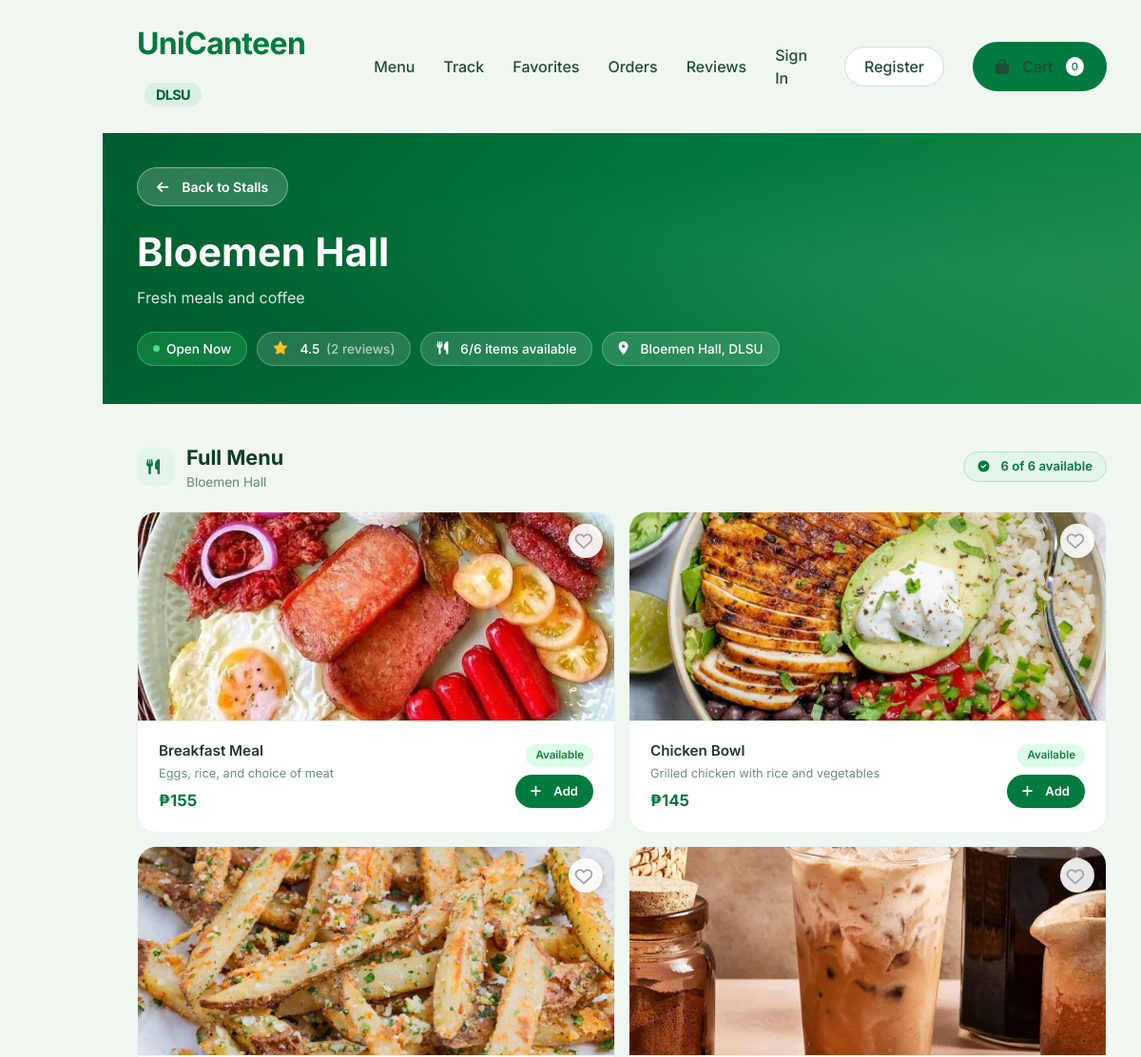
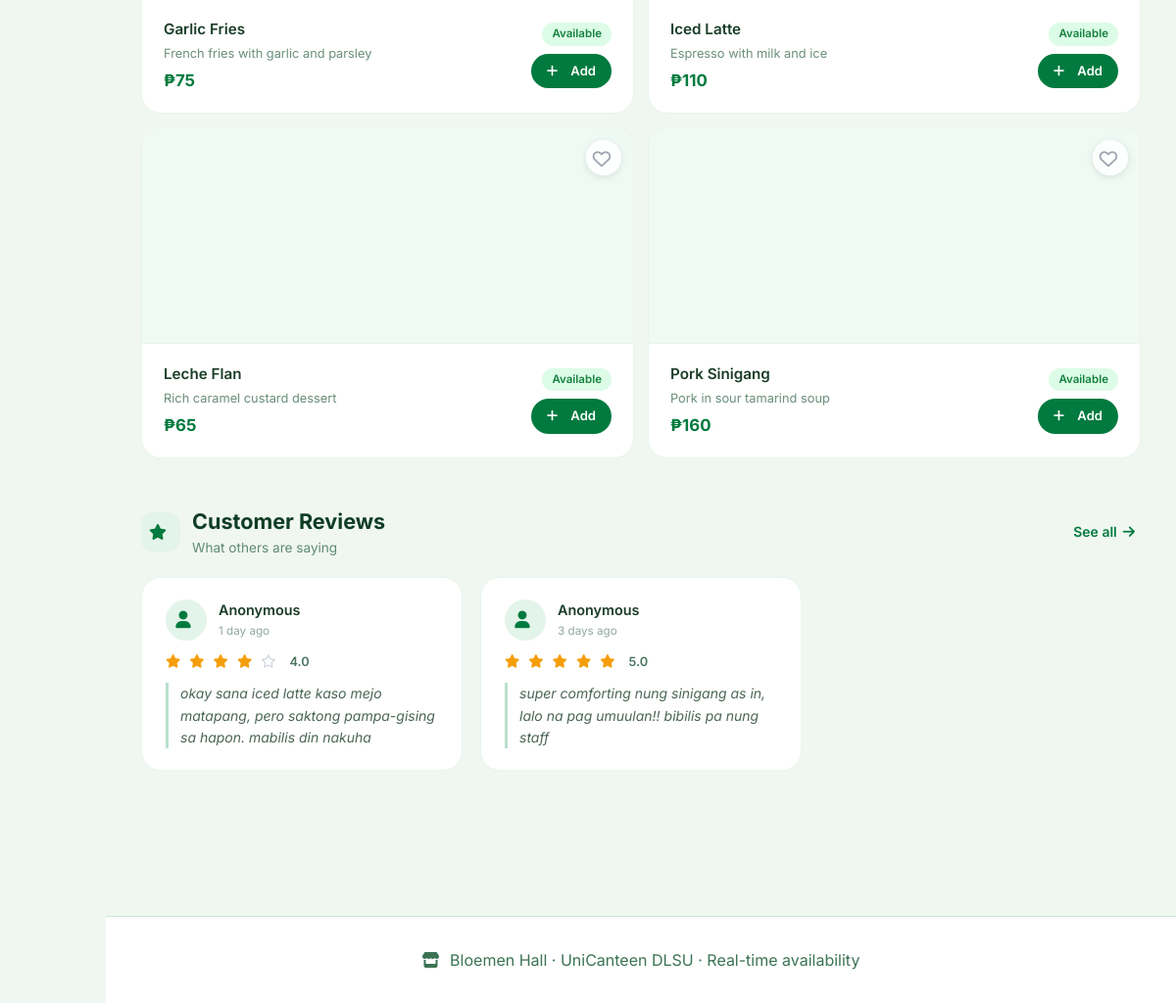
/frontend/restaurant.php?id=1, run on the app's committed database (2 pictures, top to bottom).
### tables this page shows
CREATE TABLE Restaurants (
    ID INT PRIMARY KEY AUTO_INCREMENT,
    name VARCHAR(60) NOT NULL,
    address VARCHAR(100),
    description TEXT,
    logo_url VARCHAR(255),
    owner_ID INT,
    is_open BOOLEAN DEFAULT TRUE,
    created_at TIMESTAMP DEFAULT CURRENT_TIMESTAMP,
    FOREIGN KEY (owner_ID) REFERENCES Users(ID)
);

CREATE TABLE Items (
    ID INT PRIMARY KEY AUTO_INCREMENT,
    name VARCHAR(60) NOT NULL,
    description TEXT,
    price DECIMAL(10, 2) NOT NULL,
    image_url VARCHAR(255),
    isAvailable BOOLEAN DEFAULT TRUE,
    restaurant_ID INT,
    created_at TIMESTAMP DEFAULT CURRENT_TIMESTAMP,
    FOREIGN KEY (restaurant_ID) REFERENCES Restaurants(ID) ON DELETE CASCADE
);

CREATE TABLE Ratings (
    ID INT PRIMARY KEY AUTO_INCREMENT,
    restaurant_ID INT,
    order_ID INT UNIQUE,
    rating DECIMAL(3, 2) CHECK (rating BETWEEN 1.0 AND 5.0),
    review TEXT,
    is_anonymous BOOLEAN DEFAULT FALSE,
    timestamp TIMESTAMP DEFAULT CURRENT_TIMESTAMP,
    FOREIGN KEY (restaurant_ID) REFERENCES Restaurants(ID) ON DELETE CASCADE,
    FOREIGN KEY (order_ID) REFERENCES Orders(ID) ON DELETE CASCADE
);

### config/config.php (called while the page is built, shortened)
<?php
if (!function_exists('url')) {
    function url($path = '') {
        return BASE_PATH . ltrim($path, '/');
    }
}
if (!function_exists('getTimeAgo')) {
    function getTimeAgo($timestamp) {
        $time_ago = strtotime($timestamp);
        $current_time = time();
        $time_difference = $current_time - $time_ago;
        $seconds = $time_difference;
        $minutes = round($seconds / 60);
        $hours = round($seconds / 3600);
        $days = round($seconds / 86400);
        if ($seconds < 60) {
            return "Just now";
        } else if ($minutes < 60) {
            return $minutes . " minute" . ($minutes > 1 ? "s" : "") . " ago";
        } else if ($hours < 24) {
            return $hours . " hour" . ($hours > 1 ? "s" : "") . " ago";
        } else {
            return $days . " day" . ($days > 1 ? "s" : "") . " ago";
        }
    }
}
?>

### frontend/restaurant.php (the view, shortened to what this page needs)
<?php
require_once __DIR__ . '/../config/config.php';
$restaurant_id = intval($_GET['id']);
$db = Database::getInstance()->getConnection();
$restaurantQuery = "SELECT
    r.*,
    COALESCE(AVG(rt.rating), 0) as avg_rating,
    COUNT(DISTINCT rt.ID) as rating_count,
    (SELECT COUNT(*) FROM Items WHERE restaurant_ID = r.ID AND isAvailable = TRUE) as available_items_count,
    (SELECT COUNT(*) FROM Items WHERE restaurant_ID = r.ID) as total_items_count
    FROM Restaurants r
    LEFT JOIN Ratings rt ON r.ID = rt.restaurant_ID
    WHERE r.ID = ?
    GROUP BY r.ID";
$stmt = $db->prepare($restaurantQuery);
$stmt->bind_param("i", $restaurant_id);
$stmt->execute();
$restaurantResult = $stmt->get_result();
$restaurant = $restaurantResult->fetch_assoc();
$itemsQuery = "SELECT * FROM Items WHERE restaurant_ID = ? ORDER BY isAvailable DESC, name";
$stmt = $db->prepare($itemsQuery);
$stmt->bind_param("i", $restaurant_id);
$stmt->execute();
$itemsResult = $stmt->get_result();
$reviewsQuery = "SELECT
    rt.*,
    u.full_name as reviewer_name
    FROM Ratings rt
    LEFT JOIN Orders o ON rt.order_ID = o.ID
    LEFT JOIN Users u ON o.customer_ID = u.ID
    WHERE rt.restaurant_ID = ?
    ORDER BY rt.timestamp DESC
    LIMIT 6";
$stmt = $db->prepare($reviewsQuery);
$stmt->bind_param("i", $restaurant_id);
$stmt->execute();
$reviewsResult = $stmt->get_result();
$cart_items_count = 0;
$userFavorites = [];
?>
<!DOCTYPE html>
<html lang="en">
<head>
    <link rel="stylesheet" href="https://cdnjs.cloudflare.com/ajax/libs/font-awesome/6.0.0-beta3/css/all.min.css">
    <link rel="stylesheet" href="<?php echo url('assets/styles.css'); ?>">
</head>
<body>
    <div class="main-content">
        <section class="page-section">
            <div class="wrapper">
                <nav class="customer-nav">
                    <a href="<?php echo url('index.php?page=customer'); ?>" class="logo">UniCanteen <span>DLSU</span></a>
                    <div class="customer-nav-links">
                        <a href="<?php echo url('index.php?page=customer'); ?>#menu">Menu</a>
                        <a href="<?php echo url('index.php?page=customer'); ?>#track">Track</a>
                        <a href="<?php echo url('index.php?page=favorites'); ?>">Favorites</a>
                        <a href="<?php echo url('index.php?page=orders'); ?>">Orders</a>
                        <a href="<?php echo url('index.php?page=reviews'); ?>">Reviews</a>
                        <?php if (isset($_SESSION['user_id'])): ?>
                            <a
                                href="<?php echo url('index.php?page=profile'); ?>"><?php echo htmlspecialchars(explode(' ', $_SESSION['user_name'] ?? 'Profile')[0]); ?></a>
                            <a href="<?php echo url('index.php?page=logout'); ?>" class="btn-outline">Logout</a>
                        <?php else: ?>
                            <a href="<?php echo url('index.php?page=login'); ?>">Sign In</a>
                            <a href="<?php echo url('index.php?page=register'); ?>" class="btn-outline">Register</a>
                        <?php endif; ?>
                        <a href="<?php echo url('index.php?page=cart'); ?>" class="btn-primary">
                            <i class="fas fa-bag-shopping"></i> Cart
                            <span class="cart-count"><?php echo $cart_items_count; ?></span>
                        </a>
                    </div>
                </nav>
            </div>
            <div class="r-hero">
                <div class="r-hero-inner">
                    <div class="wrapper">
                        <div>
                            <a href="<?php echo url('index.php?page=customer'); ?>#menu" class="btn-back">
                                <i class="fas fa-arrow-left"></i> Back to Stalls
                            </a>
                        </div>
                        <div class="r-hero-row">
                            <div>
                                <h1><?php echo htmlspecialchars($restaurant['name']); ?></h1>
                                <?php if ($restaurant['description']): ?>
                                    <p class="r-hero-desc"><?php echo htmlspecialchars($restaurant['description']); ?></p>
                                <?php endif; ?>
                                <div class="hero-pills">
                                    <span
                                        class="h-pill <?php echo $restaurant['is_open'] ? 'pill-open' : 'pill-closed'; ?>">
                                        <span class="dot"></span>
                                        <?php echo $restaurant['is_open'] ? 'Open Now' : 'Closed'; ?>
                                    </span>
                                    <span class="h-pill">
                                        <i class="fas fa-star" style="color:#fbbf24;"></i>
                                        <?php echo number_format($restaurant['avg_rating'], 1); ?>
                                        <span style="opacity:0.65;">(<?php echo $restaurant['rating_count']; ?>
                                            reviews)</span>
                                    </span>
                                    <span class="h-pill">
                                        <i class="fas fa-utensils"></i>
                                        <?php echo $restaurant['available_items_count']; ?>/<?php echo $restaurant['total_items_count']; ?>
                                        items available
                                    </span>
                                    <?php if ($restaurant['address']): ?>
                                        <span class="h-pill">
                                            <i class="fas fa-map-marker-alt"></i>
                                            <?php echo htmlspecialchars($restaurant['address']); ?>
                                        </span>
                                    <?php endif; ?>
                                </div>
                            </div>
                        </div>
                    </div>
                </div>
            </div>
            <div class="r-body">
                <div class="wrapper">
                    <div class="sec-header">
                        <div class="sec-header-icon"><i class="fas fa-utensils"></i></div>
                        <div>
                            <h2>Full Menu</h2>
                            <p class="sec-subtitle"><?php echo $restaurant['name']; ?></p>
                        </div>
                        <div class="sec-header-end">
                            <span class="availability-pill">
                                <i class="fas fa-circle-check" style="font-size:0.75rem;"></i>
                                <?php echo $restaurant['available_items_count']; ?> of
                                <?php echo $restaurant['total_items_count']; ?> available
                            </span>
                        </div>
                    </div>
                    <div class="menu-grid-2col">
                        <?php
                        $itemsResult->data_seek(0);
                        while ($item = $itemsResult->fetch_assoc()):
                            $isAvailable = ($item['isAvailable'] == 1 || $item['isAvailable'] === '1' || $item['isAvailable'] === true);
                            $isFav = in_array($item['ID'], $userFavorites);
                            ?>
                            <div class="menu-card <?php echo !$isAvailable ? 'sold-out-card' : ''; ?>" style="position:relative;">
                                <button class="fav-btn" data-item-id="<?php echo $item['ID']; ?>"
                                        style="position:absolute; top:12px; right:12px; z-index:10; background:rgba(255,255,255,0.9); border:none; border-radius:50%; width:36px; height:36px; display:flex; align-items:center; justify-content:center; cursor:pointer; box-shadow:0 2px 8px rgba(0,0,0,0.1); color: <?php echo $isFav ? '#dc2626' : '#9ca3af'; ?>; transition: transform 0.2s, color 0.2s; font-size:1.15rem;">
                                    <i class="<?php echo $isFav ? 'fas' : 'far'; ?> fa-heart" style="transform: translate(1px, 1px);"></i>
                                </button>
                                <?php if (!empty($item['image_url'])): ?>
                                    <img src="<?php echo htmlspecialchars(url($item['image_url'])); ?>"
                                        alt="<?php echo htmlspecialchars($item['name']); ?>" class="menu-card-img">
                                <?php else: ?>
                                    <div class="menu-card-icon">
                                    </div>
                                <?php endif; ?>
                                <div class="menu-card-info-row">
                                    <div class="menu-card-body">
                                        <div class="menu-card-name"><?php echo htmlspecialchars($item['name']); ?></div>
                                        <?php if ($item['description']): ?>
                                            <div class="menu-card-desc"><?php echo htmlspecialchars($item['description']); ?>
                                            </div>
                                        <?php endif; ?>
                                        <div class="menu-card-price" style="margin-top:6px;">
                                            ₱<?php echo number_format($item['price'], 0); ?></div>
                                    </div>
                                    <div class="menu-card-actions">
                                        <span class="avail-tag-small <?php echo $isAvailable ? 'yes' : 'no'; ?>">
                                            <?php echo $isAvailable ? 'Available' : 'Sold Out'; ?>
                                        </span>
                                        <?php if (!$restaurant['is_open']): ?>
                                            <span class="btn-store-closed">
                                                <i class="fas fa-lock"></i> Store Closed
                                            </span>
                                        <?php elseif ($isAvailable): ?>
                                            <a href="<?php echo url('index.php?page=restaurant&id=' . $restaurant_id . '&add_to_cart=' . $item['ID']); ?>"
                                                class="btn-add" id="cart-btn-<?php echo $item['ID']; ?>">
                                                <i class="fas fa-plus"></i> Add
                                            </a>
                                        <?php else: ?>
                                            <span class="btn-sold">
                                                <i class="fas fa-times"></i> Sold Out
                                            </span>
                                        <?php endif; ?>
                                    </div>
                                </div>
                            </div>
                        <?php endwhile; ?>
                    </div>
                    <div class="sec-header" id="reviews">
                        <div class="sec-header-icon"><i class="fas fa-star"></i></div>
                        <div>
                            <h2>Customer Reviews</h2>
                            <p class="sec-subtitle">What others are saying</p>
                        </div>
                        <div class="sec-header-end">
                            <a href="<?php echo url('index.php?page=reviews'); ?>"
                                style="color:#007a3e; font-weight:600; font-size:0.875rem; text-decoration:none; display:flex; align-items:center; gap:6px;">
                                See all <i class="fas fa-arrow-right"></i>
                            </a>
                        </div>
                    </div>
                    <div class="reviews-grid-local">
                        <?php
                        $reviewsResult->data_seek(0);
                        if ($reviewsResult->num_rows > 0):
                            while ($review = $reviewsResult->fetch_assoc()):
                                ?>
                                <div class="rev-card">
                                    <div class="rev-top">
                                        <div class="rev-avatar">
                                            <i class="fas fa-user"></i>
                                        </div>
                                        <div>
                                            <div class="rev-name">
                                                <?php echo htmlspecialchars($review['reviewer_name'] ?? 'Anonymous'); ?>
                                            </div>
                                            <div class="rev-time"><?php echo getTimeAgo($review['timestamp']); ?></div>
                                        </div>
                                    </div>
                                    <div class="rev-stars">
                                        <?php
                                        $rating = $review['rating'];
                                        for ($i = 1; $i <= 5; $i++):
                                            if ($i <= floor($rating)): ?>
                                                <i class="fas fa-star"></i>
                                            <?php elseif ($i - 0.5 <= $rating): ?>
                                                <i class="fas fa-star-half-alt"></i>
                                            <?php else: ?>
                                                <i class="far fa-star" style="color:#d1d5db;"></i>
                                            <?php endif;
                                        endfor; ?>
                                        <span><?php echo number_format($rating, 1); ?></span>
                                    </div>
                                    <?php if ($review['review']): ?>
                                        <div class="rev-text"><?php echo htmlspecialchars(html_entity_decode($review['review'], ENT_QUOTES, 'UTF-8')); ?></div>
                                    <?php endif; ?>
                                </div>
                                <?php
                            endwhile;
                        endif; ?>
                    </div>
                </div>
            </div>
            <footer class="footer-note">
                <i class="fas fa-store"></i>
                <?php echo htmlspecialchars($restaurant['name']); ?> · UniCanteen DLSU · Real-time availability
            </footer>
        </section>
    </div>
</body>
</html>

### data on the page
restaurants: name "Bloemen Hall", description "Fresh meals and coffee", address "Bloemen Hall, DLSU"
items: image_url (picture), name "Breakfast Meal", description "Eggs, rice, and choice of meat", price "155", isAvailable "Available"
items: image_url (picture), name "Chicken Bowl", description "Grilled chicken with rice and vegetables", price "145", isAvailable "Available"
items: $item['ID'] 3 (drawn), image_url (picture), name "Garlic Fries", description "French fries with garlic and parsley", price "75", isAvailable "Available"
items: image_url (picture), name "Iced Latte", description "Espresso with milk and ice", price "110", isAvailable "Available"
items: name "Leche Flan", description "Rich caramel custard dessert", price "65", isAvailable "Available"
items: name "Pork Sinigang", description "Pork in sour tamarind soup", price "160", isAvailable "Available"
ratings: reviewer_name "Anonymous", timestamp "1 day ago", rating "4.0", review "okay sana iced latte kaso mejo matapang, pero saktong pampa-gising sa hapon. mabilis din nakuha"
ratings: reviewer_name "Anonymous", timestamp "3 days ago", rating "5.0", review "super comforting nung sinigang as in, lalo na pag umuulan!! bibilis pa nung staff"

### other printed values
$cart_items_count "0"
$restaurant['avg_rating'] "4.5"
$restaurant['rating_count'] "2"
$restaurant['available_items_count'] "6"
$restaurant['total_items_count'] "6"
